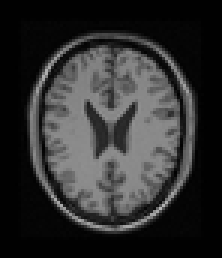
#> input picture images/BrainT1.bmp, 74 x 86 px, shrunk from 221 x 257 before the run (shown 3 times larger)
$ python main.py
#> lines starting #> are read from the running program, lines starting #| are printed output that depends on the picture; long printed decimals are rounded
### 07_image_registration/image_registration.py
import numpy as np
import matplotlib.pyplot as plt
from scipy import signal, ndimage
import os
import cv2
from skimage import data

def load_brain_images():
    """
    Load the brain MRI test images.
    For this example, we'll use the camera image twice with different transformations
    as a placeholder for the actual brain images.

    Returns:
    --------
    tuple
        (brain1, brain2) - The two brain images to be registered
    """
    # Build absolute paths to the images directory
    script_dir = os.path.dirname(__file__)
    images_dir = os.path.abspath(os.path.join(script_dir, '..', 'images'))
    img1_path = os.path.join(images_dir, 'BrainT1.bmp')
    img2_path = os.path.join(images_dir, 'BrainT1bis.bmp')
    img1 = cv2.imread(img1_path, cv2.IMREAD_GRAYSCALE)
#> img1 is the input picture: shape (86, 74); min 0, max 181, mean 47.1
    img2 = cv2.imread(img2_path, cv2.IMREAD_GRAYSCALE)
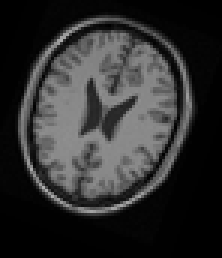
#> input picture images/BrainT1bis.bmp, 74 x 86 px, shrunk from 221 x 257 before the run (shown 3 times larger)
#> img2 is the input picture: shape (86, 74); min 0, max 171, mean 46.5
    if img1 is not None and img2 is not None:
        return img1, img2

    # Fallback to synthetic camera image if the real brain images are unavailable
    print("Warning: Could not load BrainT1 images, using synthetic camera image...")
    img = data.camera()
    brain1 = img[::4, ::4]  # Downsample for faster processing

    # Create brain2 by applying a small rotation and translation
    rows, cols = brain1.shape
    M = cv2.getRotationMatrix2D((cols/2, rows/2), 15, 1)
    M[0, 2] += 20
    M[1, 2] += 10
    brain2 = cv2.warpAffine(brain1, M, (cols, rows))
    return brain1, brain2

def rigid_registration(data1, data2):
    """
    Estimate rigid transformation (rotation + translation) between two point sets
    using SVD method.

    Parameters:
    -----------
    data1 : ndarray
        First set of points (nx2 array)
    data2 : ndarray
        Second set of points (nx2 array)

    Returns:
    --------
    tuple
        (R, t) - Rotation matrix and translation vector
    """
    # Convert to numpy arrays
    data1 = np.array(data1)
    data2 = np.array(data2)

    # Calculate centroids
    centroid1 = np.mean(data1, axis=0)
    centroid2 = np.mean(data2, axis=0)

    # Center the point sets
    centered1 = data1 - centroid1
    centered2 = data2 - centroid2

    # Calculate correlation matrix K
    K = np.dot(centered2.T, centered1)

    # SVD decomposition
    U, _, Vt = np.linalg.svd(K)

    # Calculate rotation matrix
    R = np.dot(U, Vt)

    # Ensure proper rotation matrix (determinant = 1)
    if np.linalg.det(R) < 0:
        Vt[-1, :] *= -1
        R = np.dot(U, Vt)

    # Calculate translation
    t = centroid2 - np.dot(R, centroid1)

    return R, t

def apply_transform(points, R, t):
    """
    Apply rigid transformation to points.

    Parameters:
    -----------
    points : ndarray
        Points to transform (nx2 array)
    R : ndarray
        2x2 rotation matrix
    t : ndarray
        Translation vector

    Returns:
    --------
    ndarray
        Transformed points
    """
    return np.dot(points, R.T) + t

def find_closest_points(points1, points2):
    """
    For each point in points1, find the closest point in points2.

    Parameters:
    -----------
    points1 : ndarray
        First set of points (nx2 array)
    points2 : ndarray
        Second set of points (nx2 array)

    Returns:
    --------
    ndarray
        Array of closest points from points2
    """
    closest_points = []
    for p1 in points1:
        distances = np.sqrt(np.sum((points2 - p1) ** 2, axis=1))
        closest_idx = np.argmin(distances)
        closest_points.append(points2[closest_idx])
    return np.array(closest_points)

def icp_registration(points1, points2, max_iterations=50, tolerance=1e-6):
    """
    Perform ICP (Iterative Closest Point) registration.

    Parameters:
    -----------
    points1 : ndarray
        First set of points (nx2 array)
    points2 : ndarray
        Second set of points (nx2 array)
    max_iterations : int
        Maximum number of iterations
    tolerance : float
        Convergence tolerance

    Returns:
    --------
    tuple
        (R, t, transformed_points1, error_history)
    """
    current_points = np.copy(points1)
    prev_error = float('inf')
    error_history = []

    R_final = np.eye(2)
    t_final = np.zeros(2)

    for iteration in range(max_iterations):
        # Find closest points
        closest = find_closest_points(current_points, points2)

        # Compute current transformation
        R, t = rigid_registration(current_points, closest)

        # Update points
        current_points = apply_transform(current_points, R, t)

        # Update final transformation
        R_final = np.dot(R, R_final)
        t_final = np.dot(R, t_final) + t

        # Compute error
        error = np.mean(np.sqrt(np.sum((closest - current_points) ** 2, axis=1)))
        error_history.append(error)

        # Check convergence
        if abs(prev_error - error) < tolerance:
            break

        prev_error = error

    return R_final, t_final, current_points, error_history

def extract_control_points(image, n_points=4):
    """
    Extract control points from image using Harris corner detector.

    Parameters:
    -----------
    image : ndarray
        Input image
    n_points : int
        Number of points to extract

    Returns:
    --------
    ndarray
        Array of control points (nx2)
    """
#> called with n_points = 4
    # Convert to float32 for corner detection
    gray = np.float32(image)
    # Detect corners (returns None if no corners found)
    corners = cv2.goodFeaturesToTrack(gray, n_points, 0.01, 10)
#> corners = [[41, 50], [29, 34], [44, 34], [58, 38]]
    if corners is None:
        # Return empty array if no corners detected
        return np.empty((0, 2), dtype=int)
    # Reshape and convert to integer coordinates
    points = corners.reshape(-1, 2).astype(int)
#> points = [[41, 50], [29, 34], [44, 34], [58, 38]]
    return points

def visualize_registration(image1, image2, points1, points2, transformed_points1, output_dir):
    """
    Visualize registration results.

    Parameters:
    -----------
    image1, image2 : ndarray
        Input images
    points1, points2 : ndarray
        Original point sets
    transformed_points1 : ndarray
        Transformed points from image1
    output_dir : str
        Directory to save output images
    """
    plt.figure(figsize=(15, 5))

    # Original images with points
    plt.subplot(131)
    plt.imshow(image1, cmap='gray')
    plt.plot(points1[:, 0], points1[:, 1], 'r.', markersize=10)
    plt.title('Image 1 with Control Points')
    plt.axis('off')

    plt.subplot(132)
    plt.imshow(image2, cmap='gray')
    plt.plot(points2[:, 0], points2[:, 1], 'b.', markersize=10)
    plt.title('Image 2 with Control Points')
    plt.axis('off')

    # Overlay of transformed points
    plt.subplot(133)
    plt.imshow(image2, cmap='gray')
    plt.plot(points2[:, 0], points2[:, 1], 'b.', markersize=10, label='Target Points')
    plt.plot(transformed_points1[:, 0], transformed_points1[:, 1], 'r.', markersize=10, label='Transformed Points')
    plt.title('Registration Result')
    plt.legend()
    plt.axis('off')

    plt.tight_layout()
    plt.savefig(os.path.join(output_dir, 'registration_result.png'), dpi=300)
    plt.close()

def main():
    """
    Main function to test image registration implementation.
    """
    # Create output directory
    output_dir = '../plots/TP7_Registration'
    if not os.path.exists(output_dir):
        os.makedirs(output_dir)

    # Load test images
    print("Loading test images...")
    brain1, brain2 = load_brain_images()

    # Extract control points
    print("Extracting control points...")
    points1 = extract_control_points(brain1)
#> points1 = [[41, 50], [29, 34], [44, 34], [58, 38]]
    points2 = extract_control_points(brain2)
#> points2 = [[36, 46], [37, 30], [55, 42], [12, 40]]

    # Perform ICP registration
    print("Performing ICP registration...")
    R, t, transformed_points, error_history = icp_registration(points1, points2)
#> in icp_registration, `current_points = np.copy(points1)`: current_points = [[41, 50], [29, 34], [44, 34], [58, 38]]
#> the loop in icp_registration, `for iteration in range(max_iterations):` made 2 passes
#> (data1 in rigid_registration, data2 in rigid_registration, centroid1 in rigid_registration, centroid2 in rigid_registration, centered1 in rigid_registration, centered2 in rigid_registration, K in rigid_registration, U in rigid_registration) on pass 1: ([[41, 50], [29, 34], [44, 34], [58, 38]], [[36, 46], [37, 30], [37, 30], [55, 42]], [43, 39], [41.25, 37], [[-2, 11], [-14, -5], [1, -5], [15, -1]], [[-5.25, 9], [-4.25, -7], [-4.25, -7], [13.75, 5]], [[272, -29], [148, 164]], [[-0.82, -0.573], [-0.573, 0.82]])
#> (data2 in rigid_registration, centroid2 in rigid_registration, centered2 in rigid_registration, K in rigid_registration, R, t, R_final) on pass 2: ([[36, 46], [37, 30], [37, 30], [55, 42]], [41.25, 37], [[-5.25, 9], [-4.25, -7], [-4.25, -7], [13.75, 5]], [[262.9, 75.44], [75.44, 207.6]], [[1, 1.74e-16], [-1.47e-16, 1]], [-7.11e-15, 7.11e-15], [[0.927, -0.376], [0.376, 0.927]])
#> after the loop in icp_registration, `for iteration in range(max_iterations):`: error_history = [4.11, 4.11]
#> R = [[0.927, -0.376], [0.376, 0.927]]; t = [16.08, -15.31]; transformed_points = [[35.26, 46.44], [30.16, 27.1], [44.06, 32.74], [55.52, 41.72]]; error_history = [4.11, 4.11]

    print(f"Final rotation matrix:\n{R}")
#| Final rotation matrix:
#| [[ 0.9266 -0.3761]
#|  [ 0.3761  0.9266]]
    print(f"Final translation vector: {t}")
#| Final translation vector: [ 16.078 -15.310]

    # Visualize results
    print("Visualizing results...")
    visualize_registration(brain1, brain2, points1, points2, transformed_points, output_dir)
#> in visualize_registration, `plt.savefig(os.path.join(output_dir, 'registration_result.png'), dpi=3..`:
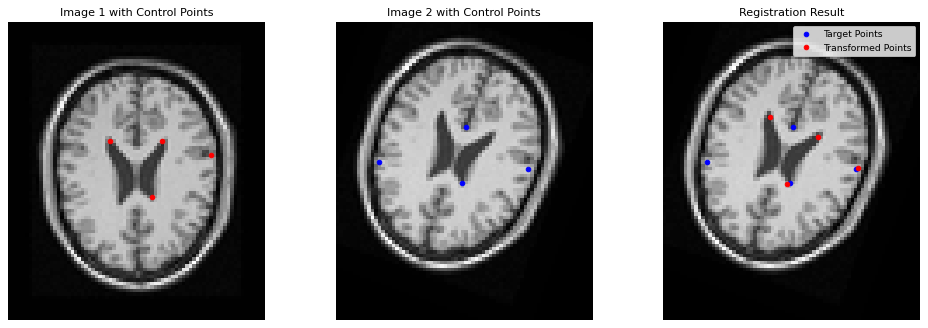
#> figure drawn by matplotlib, 3 panels

    # Plot error history
    plt.figure(figsize=(8, 4))
    plt.plot(error_history)
    plt.title('ICP Convergence')
    plt.xlabel('Iteration')
    plt.ylabel('Mean Error')
    plt.grid(True)
    plt.savefig(os.path.join(output_dir, 'convergence.png'), dpi=300)
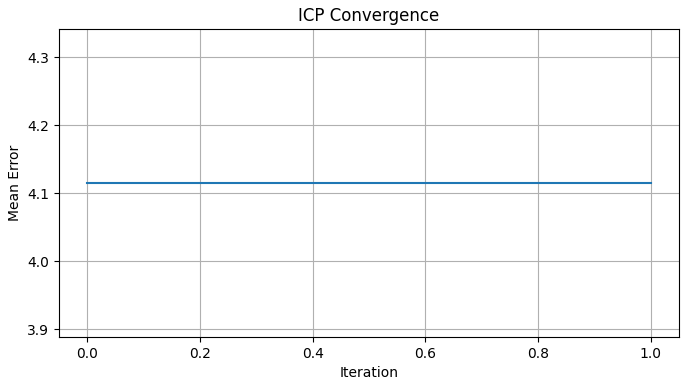
#> figure drawn by matplotlib, 1 panel
    plt.close()

    print("Registration completed successfully.")
    print(f"Results saved in {output_dir}")

# [2 lines that do not run on import are left out]

### 07_image_registration/automatic_registration_demo.py
import numpy as np
import matplotlib.pyplot as plt
import cv2
import os
from image_registration import load_brain_images, extract_control_points, icp_registration, apply_transform

# Automatic ICP-based registration test script

def main():
    # Output directory for plots
    output_dir = '../plots/TP7_Registration'
    if not os.path.exists(output_dir):
        os.makedirs(output_dir)

    # Load brain images
    print("Loading test images...")
    img1, img2 = load_brain_images()

    # Number of control points to detect
    n_points = 20
    print(f"Detecting {n_points} control points in each image...")
    points1 = extract_control_points(img1, n_points)
#> in extract_control_points (call 3), `corners = cv2.goodFeaturesToTrack(gray, n_points, 0.01, 10)`: corners = 17 rows, first 8: [41, 50], [29, 34], [44, 34], [58, 38], [16, 35], [35, 70], [57, 51], [25, 66]
#> in extract_control_points (call 3), `points = corners.reshape(-1, 2).astype(int)`: points has the same summary as corners
#> points1 has the same summary as corners in extract_control_points
    points2 = extract_control_points(img2, n_points)
#> in extract_control_points (call 4), `corners = cv2.goodFeaturesToTrack(gray, n_points, 0.01, 10)`: corners = 16 rows, first 8: [36, 46], [37, 30], [55, 42], [12, 40], [49, 55], [23, 62], [17, 23], [15, 56]
#> in extract_control_points (call 4), `points = corners.reshape(-1, 2).astype(int)`: points has the same summary as corners
#> points2 has the same summary as corners in extract_control_points

    # Save auto-detected points visualization
    plt.figure(figsize=(6, 6))
    plt.imshow(img1, cmap='gray')
    plt.plot(points1[:, 0], points1[:, 1], 'r.', markersize=5)
    plt.title('Auto-detected points (Image 1)')
    plt.axis('off')
    plt.tight_layout()
    plt.savefig(os.path.join(output_dir, 'auto_points1.png'), dpi=300)
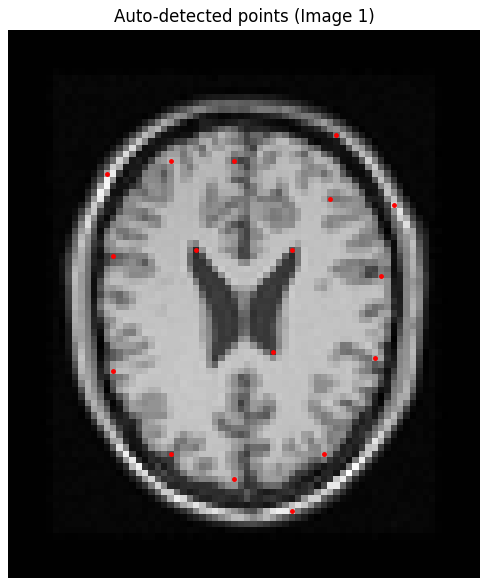
#> figure drawn by matplotlib, 1 panel
    plt.close()

    plt.figure(figsize=(6, 6))
    plt.imshow(img2, cmap='gray')
    plt.plot(points2[:, 0], points2[:, 1], 'b.', markersize=5)
    plt.title('Auto-detected points (Image 2)')
    plt.axis('off')
    plt.tight_layout()
    plt.savefig(os.path.join(output_dir, 'auto_points2.png'), dpi=300)
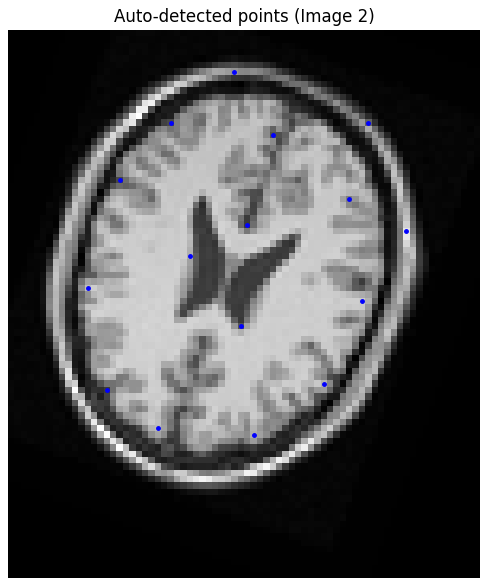
#> figure drawn by matplotlib, 1 panel
    plt.close()

    # Perform ICP registration
    print("Performing ICP registration on auto-detected points...")
    R, t, transformed, error_history = icp_registration(points1, points2)
#> in icp_registration (call 2), `current_points = np.copy(points1)`: current_points = 17 rows, first 8: [41, 50], [29, 34], [44, 34], [58, 38], [16, 35], [35, 70], [57, 51], [25, 66]
#> the loop in icp_registration (call 2), `for iteration in range(max_iterations):` made 6 passes
#> (centroid1 in rigid_registration, centroid2 in rigid_registration, K in rigid_registration, U in rigid_registration, R, t, R_final) on passes 2 to 4: ([37.29, 39.47], [36.65, 39.94], [[3529.8, -563.4], [-211.5, 5425.3]], [[-0.212, 0.977], [0.977, 0.212]], [[0.999, -0.0393], [0.0393, 0.999]], [0.932, -0.964], [[0.995, -0.0982], [0.0982, 0.995]]), ([36.65, 39.94], [36.94, 38.94], [[3441.7, -466.9], [-58.81, 5557.4]], [[-0.144, 0.99], [0.99, 0.144]], [[0.999, -0.0453], [0.0453, 0.999]], [2.14, -2.62], [[0.99, -0.143], [0.143, 0.99]]), ([36.94, 38.94], [35.88, 37.94], [[3639.9, -753.9], [75.57, 5387.7]], [[-0.229, 0.973], [0.973, 0.229]], [[0.996, -0.0915], [0.0915, 0.996]], [2.66, -4.22], [[0.972, -0.233], [0.233, 0.972]])
#> (centroid1 in rigid_registration, centroid2 in rigid_registration, K in rigid_registration, U in rigid_registration, R_final, t_final, error) on pass 1: ([38.24, 41.35], [37.29, 39.47], [[3608.8, -499.8], [23.12, 5231.2]], [[-0.172, 0.985], [0.985, 0.172]], [[0.998, -0.059], [0.059, 0.998]], [1.57, -4.07], 5.85)
#> after the loop in icp_registration (call 2), `for iteration in range(max_iterations):`: current_points = 17 rows, first 8: [35.93, 46.14], [29.28, 27.28], [43.59, 31.77], [55.74, 39.79], [16.58, 24.33], [24.21, 63.42], [50.89, 51.89], [15.87, 56.6]; error_history = [5.85, 5.64, 5.41, 4.48, 3.32, 3.32]
#> R = [[0.954, -0.3], [0.3, 0.954]]; t = [11.81, -13.86]; transformed has the same summary as current_points in icp_registration; error_history = [5.85, 5.64, 5.41, 4.48, 3.32, 3.32]

    # Visualize control-point registration and convergence
    fig, ax = plt.subplots(1, 2, figsize=(12, 5))
    ax[0].imshow(img2, cmap='gray')
    ax[0].plot(points2[:, 0], points2[:, 1], 'b.', label='Target', markersize=5)
    ax[0].plot(transformed[:, 0], transformed[:, 1], 'r.', label='Transformed', markersize=5)
    ax[0].set_title('Control Points Registration')
    ax[0].legend()
    ax[0].axis('off')

    ax[1].plot(error_history)
    ax[1].set_title('ICP Convergence')
    ax[1].set_xlabel('Iteration')
    ax[1].set_ylabel('Mean Error')
    ax[1].grid(True)

    plt.tight_layout()
    cp_path = os.path.join(output_dir, 'auto_control_registration.png')
    plt.savefig(cp_path, dpi=300)
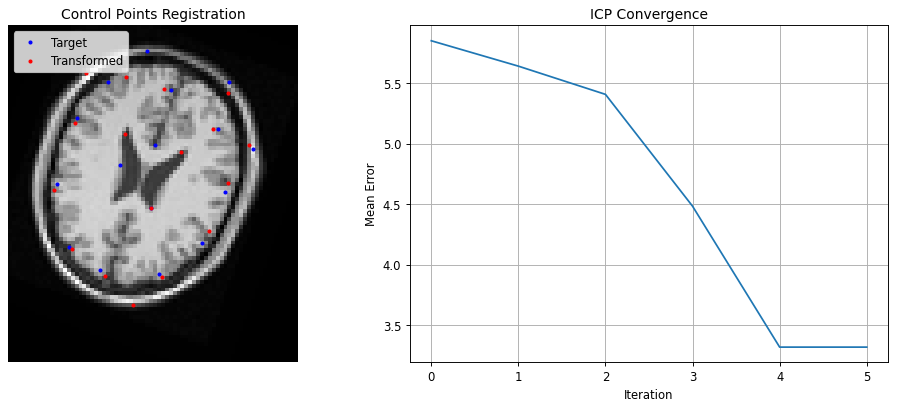
#> figure drawn by matplotlib, 2 panels
    plt.close()
    print(f"Control registration plot saved to {cp_path}")

    # Apply warp to full image
    M = np.hstack((R, t.reshape(2, 1)))
#> M = [[0.954, -0.3, 11.81], [0.3, 0.954, -13.86]]
    h, w = img1.shape
#> h = 86; w = 74
    registered = cv2.warpAffine(img1, M, (w, h))
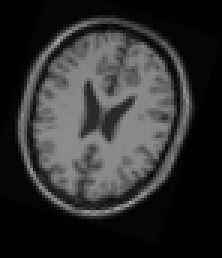
#> registered: shape (86, 74) (shown 3 times larger); min 0, max 166, mean 46.9

    # Compare before/after registration overlay
    fig, axes = plt.subplots(1, 2, figsize=(12, 6))
    axes[0].imshow(img2, cmap='gray')
    axes[0].imshow(img1, cmap='jet', alpha=0.4)
    axes[0].set_title('Before Registration')
    axes[0].axis('off')

    axes[1].imshow(img2, cmap='gray')
    axes[1].imshow(registered, cmap='jet', alpha=0.4)
    axes[1].set_title('After ICP Registration')
    axes[1].axis('off')

    plt.tight_layout()
    compare_path = os.path.join(output_dir, 'auto_registration_comparison.png')
    plt.savefig(compare_path, dpi=300)
    plt.show()
    print(f"Comparison saved to {compare_path}")

# [2 lines that do not run on import are left out]

### 07_image_registration/manual_registration_demo.py
import numpy as np
import matplotlib.pyplot as plt
import cv2
import os
from image_registration import rigid_registration, apply_transform

class PointSelector:
    def __init__(self, image, title):
        self.image = image
        self.title = title
        self.points = []
        self.fig = None
        self.ax = None
        self.n_points = 0
        self.max_points = 0

    # [13 lines left out: function onclick, not called in this run]

    def select_points(self, n_points=4):
        self.max_points = n_points
        self.points = []  # Reset points

        self.fig, self.ax = plt.subplots()
        self.ax.imshow(self.image, cmap='gray')
        self.ax.set_title(f"{self.title}\nSelect {n_points} points")

        # Connect click event
        self.fig.canvas.mpl_connect('button_press_event', self.onclick)

        plt.show()

        if len(self.points) != n_points:
            print(f"Warning: Selected {len(self.points)} points, expected {n_points}")

        # Convert points to numpy array
        return np.array(self.points)

def main():
    """
    Test manual point selection and registration
    """
    # Create output directory
    output_dir = '../plots/TP7_Registration'
    if not os.path.exists(output_dir):
        os.makedirs(output_dir)

    # Load test images (using camera image with artificial transformation)
    print("Loading test images...")
    img1 = cv2.imread('../images/BrainT1.bmp', cv2.IMREAD_GRAYSCALE)
    img2 = cv2.imread('../images/BrainT1bis.bmp', cv2.IMREAD_GRAYSCALE)

    if img1 is None or img2 is None:
        print("Warning: Could not load brain images, falling back to test image")
        # If brain images don't exist, use camera image
        from skimage import data
        img = data.camera()

        # Create two versions with different transformations
        img1 = img[::4, ::4]  # Downsample for faster processing

        # Create img2 by applying a small rotation and translation to img1
        rows, cols = img1.shape
        M = cv2.getRotationMatrix2D((cols/2, rows/2), 15, 1)  # 15 degree rotation
        M[0, 2] += 20  # Add translation
        M[1, 2] += 10
        img2 = cv2.warpAffine(img1, M, (cols, rows))

    # Manual point selection
    print("\nSelect corresponding points in both images:")
    print("First image: Select 4 distinctive points")
    selector1 = PointSelector(img1, "Image 1")
    points1 = selector1.select_points(4)
#> points1 = empty array

    print("\nSecond image: Select corresponding points in the same order")
    selector2 = PointSelector(img2, "Image 2")
    points2 = selector2.select_points(4)
#> points2 = empty array

    # Perform registration
    print("\nPerforming registration...")
    R, t = rigid_registration(points1, points2)

    print(f"\nEstimated transformation:")
    print(f"Rotation matrix:\n{R}")
    print(f"Translation vector: {t}")

    # Transform points
    transformed_points = apply_transform(points1, R, t)

    # Visualize results
    plt.figure(figsize=(15, 5))

    # Original images with points
    plt.subplot(131)
    plt.imshow(img1, cmap='gray')
    plt.plot(points1[:, 0], points1[:, 1], 'r.', markersize=10)
    plt.title('Image 1 with Selected Points')
    plt.axis('off')

    plt.subplot(132)
    plt.imshow(img2, cmap='gray')
    plt.plot(points2[:, 0], points2[:, 1], 'b.', markersize=10)
    plt.title('Image 2 with Selected Points')
    plt.axis('off')

    # Overlay of transformed points
    plt.subplot(133)
    plt.imshow(img2, cmap='gray')
    plt.plot(points2[:, 0], points2[:, 1], 'b.', markersize=10, label='Target Points')
    plt.plot(transformed_points[:, 0], transformed_points[:, 1], 'r.', markersize=10, label='Transformed Points')
    plt.title('Registration Result')
    plt.legend()
    plt.axis('off')

    plt.tight_layout()
    plt.savefig(os.path.join(output_dir, 'manual_registration_result.png'), dpi=300)
    plt.show()

    print(f"\nResults saved in {output_dir}")

    # Build affine matrix [R | t] for image warp
    M = np.hstack((R, t.reshape(2, 1)))
    rows, cols = img1.shape
    registered = cv2.warpAffine(img1, M, (cols, rows))

    # Plot before and after registration overlay
    fig, axes = plt.subplots(1, 2, figsize=(10, 5))
    axes[0].imshow(img2, cmap='gray')
    axes[0].imshow(img1, cmap='jet', alpha=0.4)
    axes[0].set_title('Without registration')
    axes[0].axis('off')

    axes[1].imshow(img2, cmap='gray')
    axes[1].imshow(registered, cmap='jet', alpha=0.4)
    axes[1].set_title('With registration')
    axes[1].axis('off')

    plt.tight_layout()
    comp_path = os.path.join(output_dir, 'registration_comparison.png')
    plt.savefig(comp_path, dpi=300)
    plt.show()
    print(f"Comparison saved as {comp_path}")

# [2 lines that do not run on import are left out]

### 07_image_registration/main.py
#!/usr/bin/env python3
"""
TP7 - Image Registration Main Module
Entry point for all image registration demonstrations.

Usage:
    python main.py

Author: Professional Image Processing Project
Date: 2024
"""

import sys
import os

def main():
    """Main function to run all TP7 image registration demonstrations."""
    print("🔄 Starting TP7 - Image Registration Demonstrations")
    print("=" * 70)

    try:
        print("\n1. Running Image Registration...")
        from image_registration import main as registration_main
        registration_main()

        print("\n2. Running Automatic Registration Demo...")
        from automatic_registration_demo import main as auto_demo_main
        auto_demo_main()

        print("\n3. Running Manual Registration Demo...")
        from manual_registration_demo import main as manual_demo_main
        manual_demo_main()

        print("\n4. Running Mixed Registration Demo...")
        from mixed_registration_demo import main as mixed_demo_main
        mixed_demo_main()

        print("\n" + "=" * 70)
        print("✅ TP7 - Image Registration completed successfully!")
        print("📁 All visualizations saved to: plots/07_image_registration/")
        print("=" * 70)

    except Exception as e:
        print(f"❌ Error in TP7: {e}")
        import traceback
        traceback.print_exc()

if __name__ == "__main__":
    main()
